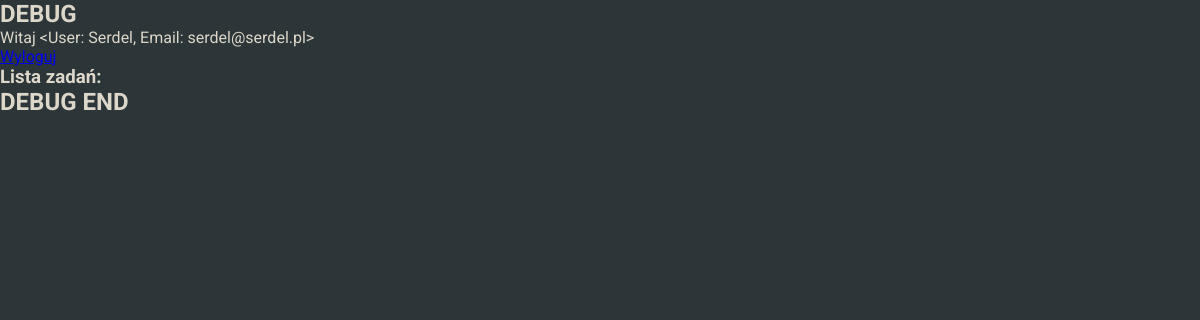
/dashboard (signed in), run on an earlier commit of the app's database.
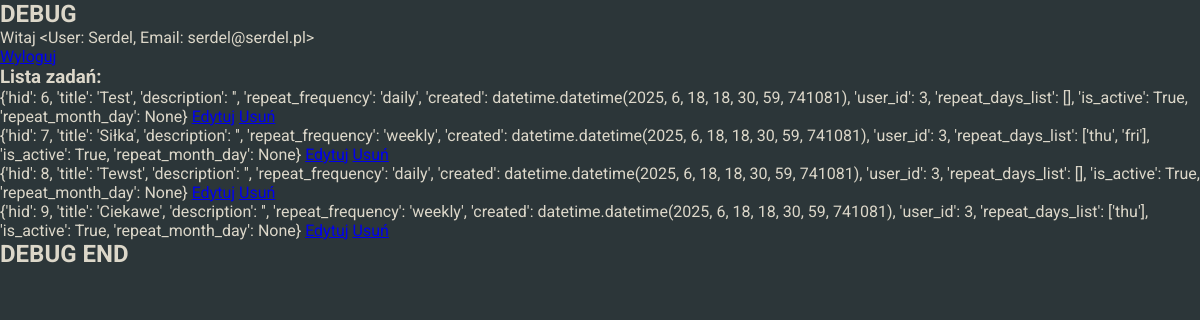
And on a later commit of the database.
### habitcakesapp/blueprints/userbase/models.py (models this page shows, shortened)
class User(db.Model, UserMixin):
    __tablename__ = 'users'
    uid = db.Column(db.Integer, primary_key=True)
    username = db.Column(db.String, nullable=False)
    password = db.Column(db.String, nullable=False)
    email = db.Column(db.String, nullable=False)
    role = db.Column(db.String,default='user', nullable=False)
    habits = db.relationship('Habit', back_populates='user')
    def __repr__(self):
        return f'<User: {self.username}, Email: {self.email}>'

### habitcakesapp/blueprints/habits/models.py (models this page shows, shortened)
class Habit(db.Model):
    __tablename__ = 'habits'
    hid = db.Column(db.Integer, primary_key=True)
    title = db.Column(db.String, nullable=False)
    description = db.Column(db.String, nullable=True)
    repeat_frequency = db.Column(db.String, nullable=True)
    repeat_day = db.Column(db.String, nullable=True)
    created = db.Column(db.DateTime, default=datetime.now(), nullable=False)
    is_active = db.Column(db.Boolean, default=True, nullable=False)
    repeat_month_day = db.Column(db.Integer,nullable=True)
    user_id = db.Column(db.Integer, db.ForeignKey('users.uid'), nullable=False, index=True)
    user = db.relationship('User', back_populates='habits')
    completions = db.relationship('HabitCompletion', backref='habit', cascade="all, delete-orphan")

### habitcakesapp/blueprints/core/routes.py (the view)
@core.route('/dashboard')
@login_required
def dashboard():
    user_habits = current_user.habits
    processed_habits = []
    for habit in user_habits:
        habit_dict = {
            'hid': habit.hid,
            'title': habit.title,
            'description': habit.description,
            'repeat_frequency': habit.repeat_frequency,
            'created': habit.created,
            'user_id': habit.user_id,
            'repeat_days_list': habit.repeat_day.split('.') if habit.repeat_day else [],
            'is_active': habit.is_active,
            'repeat_month_day': habit.repeat_month_day
        }
        processed_habits.append(habit_dict)
    return render_template('core/dashboard.html', habits=processed_habits)

### habitcakesapp/blueprints/core/templates/core/dashboard.html (shortened to what this page needs)
{% extends "base.html" %}
{% block content %}
    <main>
    <h2>DEBUG</h2>
    <p>Witaj {{ current_user }}</p>
    <a href="{{ url_for('userbase.logout') }}">Wyloguj</a><br>
    <h3>Lista zadań:</h3>
    <ul>
        {% for habit in habits %}
        <li>{{ habit }} <a href="{{ url_for('habits.edit_habit', habit_id=habit['hid']) }}">Edytuj</a>
        <a href="{{ url_for('habits.delete', habit_id=habit['hid']) }}">Usuń</a>
</li>
    {% endfor %}
    </ul>
    <h2>DEBUG END</h2><br><br>
    </main>
{% endblock %}

### habitcakesapp/templates/base.html (shortened to what this page needs)
<!DOCTYPE html>
<html lang="pl">
<head>
    <link rel="stylesheet" href="{{ url_for('static', filename='styles.css') }}">
</head>
<body>
    {% block content %}{% endblock %}
</body>
</html>

### habitcakesapp/static/styles.css (style rules this page uses)
html { box-sizing: border-box; scroll-behavior: smooth; }
*, *::before, *::after { box-sizing: inherit; margin: 0; padding: 0; }
body { font-family: "Roboto", sans-serif; color: #DCD7C9; background-color: #2C3639; min-height: 100vh; }

What changed in the data, as far as the page shows it:
added Habit: habit "{'hid': 6, 'title': 'Test', 'description': '', 'repeat_frequency': 'daily', 'created': datetime.datetime(2025, 6, 18, 18, 30, 59, 741081), 'user_id': 3, 'repeat_days_list': [], 'is_active': True, 'repeat_month_day': None}"
added Habit: habit "{'hid': 7, 'title': 'Siłka', 'description': '', 'repeat_frequency': 'weekly', 'created': datetime.datetime(2025, 6, 18, 18, 30, 59, 741081), 'user_id': 3, 'repeat_days_list': ['thu', 'fri'], 'is_active': True, 'repeat_month_day': None}"
added Habit: habit "{'hid': 8, 'title': 'Tewst', 'description': '', 'repeat_frequency': 'daily', 'created': datetime.datetime(2025, 6, 18, 18, 30, 59, 741081), 'user_id': 3, 'repeat_days_list': [], 'is_active': True, 'repeat_month_day': None}"
added Habit: habit "{'hid': 9, 'title': 'Ciekawe', 'description': '', 'repeat_frequency': 'weekly', 'created': datetime.datetime(2025, 6, 18, 18, 30, 59, 741081), 'user_id': 3, 'repeat_days_list': ['thu'], 'is_active': True, 'repeat_month_day': None}"
